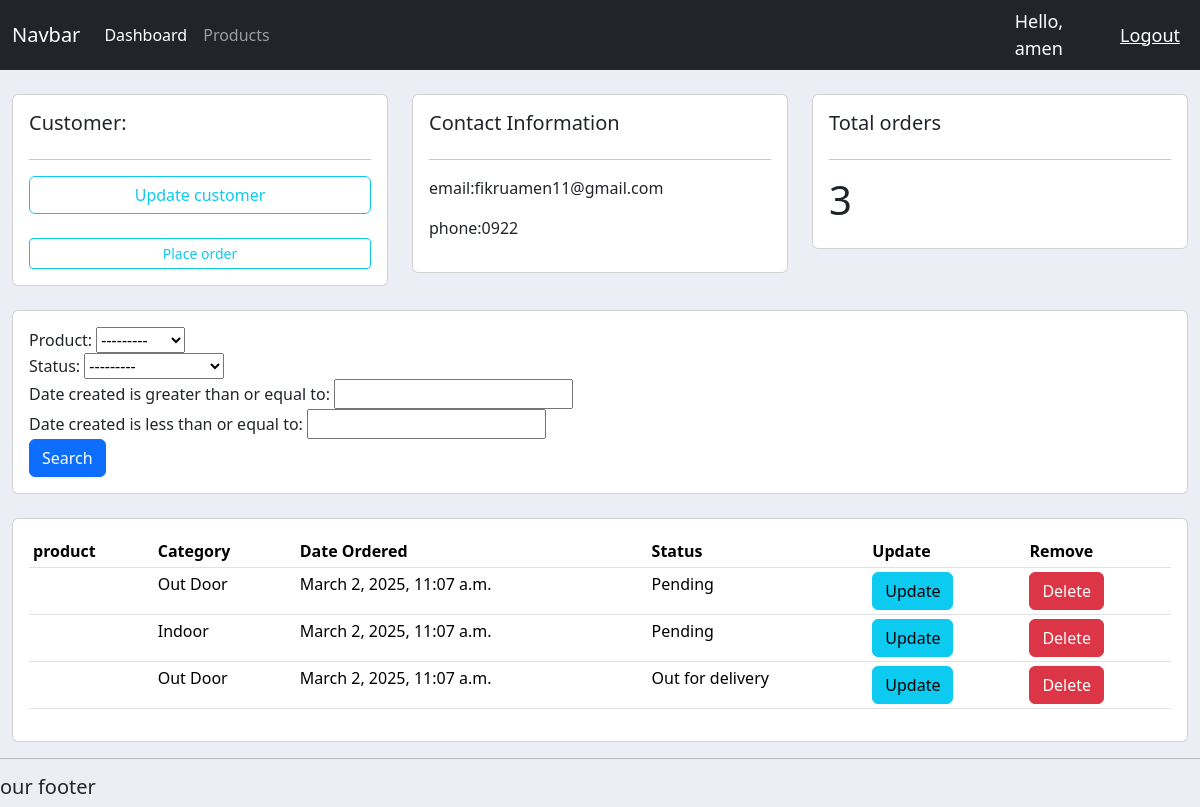
Page /customer/3/ (signed in) on the earlier database version.
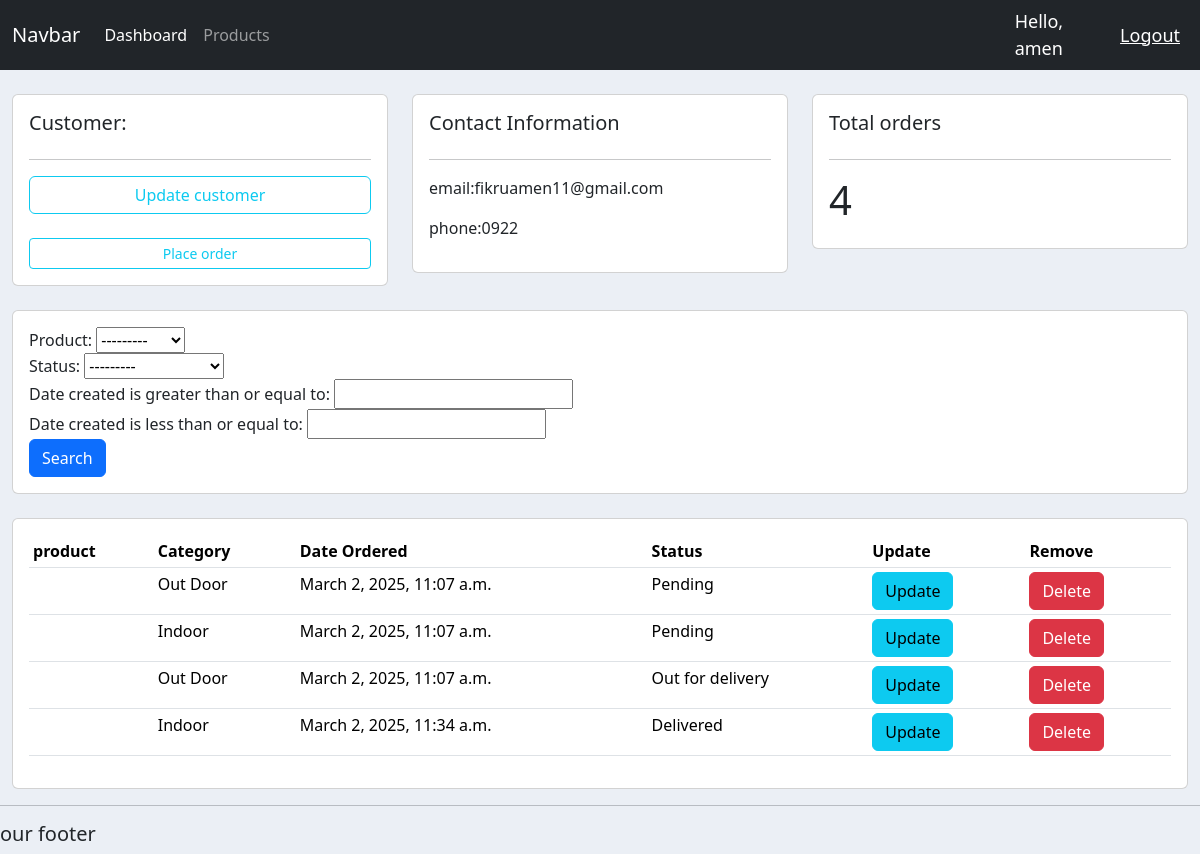
Same page on the later database version.
### accounts/models.py (models this page shows, shortened)
class Order(models.Model):
    STATUS = [
        ("Pending", "Pending"),
        ("Out for delivery", "Out for delivery"),
        ("Delivered", "Delivered"),
    ]
    customer = models.ForeignKey(Customer, null=True, on_delete=models.SET_NULL)
    product = models.ForeignKey(Product, null=True, on_delete=models.SET_NULL)
    status = models.CharField(max_length=50, choices=STATUS, null=True)
    date_created = models.DateTimeField(auto_now_add=True)

class Product(models.Model):
    CATEGORY = [("Indoor", "Indoor"), ("Out Door", "Out Door")]
    name = models.CharField(max_length=200, null=True)
    price = models.FloatField(max_length=50, null=True)
    category = models.CharField(max_length=200, choices=CATEGORY, null=True)
    description = models.CharField(max_length=200, blank=True, null=True)
    date_created = models.DateTimeField(auto_now_add=True)
    tag = models.ManyToManyField(Tag)
    def __str__(self):
        return self.name

### accounts/decorators.py (the view)
        def wrapper_func(request, *args, **kwargs):
            group = None
            if request.user.groups.exists():
                group = request.user.groups.all()[0].name
            if group in allowed_roles:
                return view_func(request, *args, **kwargs)
            else:
                return HttpResponseForbidden("You are not allowed to view this page")

### accounts/views.py (called while the page is built)
@login_required(login_url="login")
@allowed_users(allowed_roles=["admin"])
def customer(request, pk_test):
    customer = Customer.objects.get(id=pk_test)
    orders = customer.order_set.all()
    order_count = orders.count()
    myFilter = OrderFilter(request.GET, queryset=orders)
    orders = myFilter.qs
    context = {
        "customer": customer,
        "orders": orders,
        "order_count": order_count,
        "myFilter": myFilter,
    }
    return render(request, "accounts/customer.html", context)

### accounts/templates/accounts/customer.html
{%extends 'accounts/main.html'%} {% block content%}
<br />
<div class="row">
  <div class="col-md">
    <div class="card card-body">
      <h5>Customer:</h5>
      <hr />
      <a class="btn btn-outline-info btn-block" href="">Update customer</a>
      <br />
      <a
        class="btn btn-outline-info btn-sm btn-block"
        href="{% url 'create_order' customer.id %}"
        >Place order</a
      >
    </div>
  </div>
  <div class="col-md">
    <div class="card card-body">
      <h5>Contact Information</h5>
      <hr />
      <p>email:{{customer.email}}</p>
      <p>phone:{{customer.phone}}</p>
    </div>
  </div>
  <div class="col-md">
    <div class="card card-body">
      <h5>Total orders</h5>
      <hr />
      <h1 sytyle="text-align:content;padding:10px">{{order_count}}</h1>
    </div>
  </div>
</div>
<br />
<div class="row">
  <div class="col">
    <div class="card card-body">
      <form method="get">
        {{ myFilter.form }}
        <button class="btn btn-primary" type="submit">Search</button>
      </form>
    </div>
  </div>
</div>
<br />
<div class="row">
  <div class="col-md">
    <div class="card card-body">
      <table class="table table-sm">
        <tr>
          <th>product</th>
          <th>Category</th>
          <th>Date Ordered</th>
          <th>Status</th>
          <th>Update</th>
          <th>Remove</th>
        </tr>
        {%for order in orders%}
        <tr>
          <td>{{order.prouct}}</td>
          <td>{{order.product.category}}</td>
          <td>{{order.date_created}}</td>
          <td>{{order.status}}</td>
          <td>
            <a class="btn btn-info" href="{% url 'update_order' order.id %}"
              >Update</a
            >
          </td>
          <td>
            <a class="btn btn-danger" href="{% url 'delete_order' order.id %}"
              >Delete</a
            >
          </td>
        </tr>
        {%endfor%}
      </table>
    </div>
  </div>
</div>
{%endblock%}

Differences in the rows shown:
added Order: product.category "Indoor", date_created "March 2, 2025, 11:34 a.m.", status "Delivered"
Other differences:
{{ order_count }}: "3" → "4"
